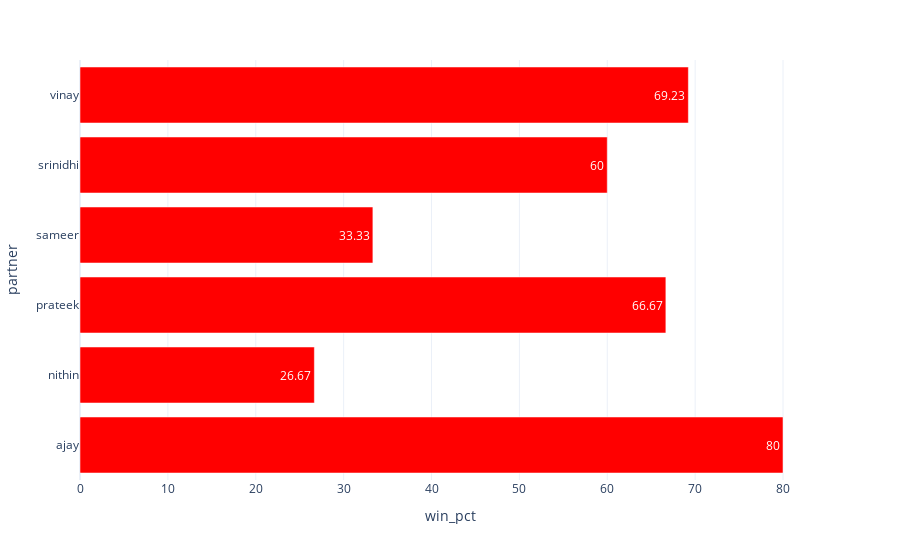

Source (notebook cell):
### Code cell
partner_bar_chart = px.bar(
    player_partner_stats,
    x='win_pct',
    y=player_partner_stats.index,
    template="plotly_white",
    color_discrete_sequence=["red", "yellow", "blue", "green", "pink"],
    text_auto=True,
    orientation='h'
)

partner_bar_chart

### Figure 1 — Plotly figure (JSON) as saved in the notebook; plotly's stock layout.template omitted (floating-point values rounded to 4 significant figures)
{"data": [{"alignmentgroup": "True", "hovertemplate": "win_pct=%{x}<br>partner=%{y}<extra></extra>", "legendgroup": "", "marker": {"color": "red", "pattern": {"shape": ""}}, "name": "", "offsetgroup": "", "orientation": "h", "showlegend": false, "textposition": "auto", "texttemplate": "%{x}", "type": "bar", "x": [80, 26.67, 66.67, 33.33, 60, 69.23], "xaxis": "x", "y": ["ajay", "nithin", "prateek", "sameer", "srinidhi", "vinay"], "yaxis": "y"}], "layout": {"barmode": "relative", "legend": {"tracegroupgap": 0}, "margin": {"t": 60}, "xaxis": {"anchor": "y", "domain": [0, 1], "title": {"text": "win_pct"}}, "yaxis": {"anchor": "x", "domain": [0, 1], "title": {"text": "partner"}}}}
